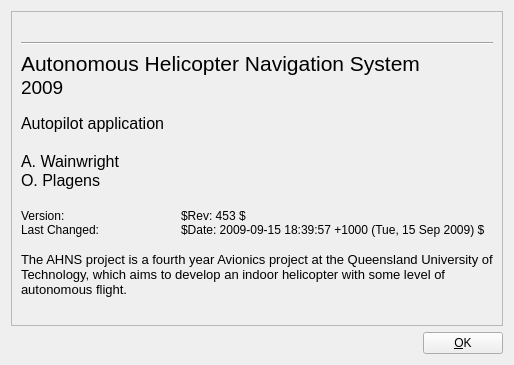
<?xml version="1.0" encoding="UTF-8"?>
<ui version="4.0">
 <class>ahnsAbout</class>
 <widget class="QWidget" name="ahnsAbout">
  <property name="geometry">
   <rect>
    <x>0</x>
    <y>0</y>
    <width>560</width>
    <height>468</height>
   </rect>
  </property>
  <property name="sizePolicy">
   <sizepolicy hsizetype="Fixed" vsizetype="Fixed">
    <horstretch>0</horstretch>
    <verstretch>0</verstretch>
   </sizepolicy>
  </property>
  <property name="windowTitle">
   <string>About</string>
  </property>
  <property name="windowIcon">
   <iconset resource="../resources/autopilot.qrc">
    <normaloff>:/about/AHNS_Logo_small.png</normaloff>:/about/AHNS_Logo_small.png</iconset>
  </property>
  <layout class="QHBoxLayout" name="horizontalLayout_2">
   <property name="sizeConstraint">
    <enum>QLayout::SetFixedSize</enum>
   </property>
   <item>
    <layout class="QVBoxLayout" name="verticalLayout_2">
     <item>
      <widget class="QFrame" name="frame">
       <property name="sizePolicy">
        <sizepolicy hsizetype="Fixed" vsizetype="Fixed">
         <horstretch>0</horstretch>
         <verstretch>0</verstretch>
        </sizepolicy>
       </property>
       <property name="minimumSize">
        <size>
         <width>488</width>
         <height>260</height>
        </size>
       </property>
       <property name="autoFillBackground">
        <bool>true</bool>
       </property>
       <property name="frameShape">
        <enum>QFrame::StyledPanel</enum>
       </property>
       <property name="frameShadow">
        <enum>QFrame::Raised</enum>
       </property>
       <layout class="QVBoxLayout" name="verticalLayout">
        <item>
         <widget class="QLabel" name="label1">
          <property name="text">
           <string>&lt;!DOCTYPE HTML PUBLIC &quot;-//W3C//DTD HTML 4.0//EN&quot; &quot;http://www.w3.org/TR/REC-html40/strict.dtd&quot;&gt;
&lt;html&gt;&lt;head&gt;&lt;meta name=&quot;qrichtext&quot; content=&quot;1&quot; /&gt;&lt;style type=&quot;text/css&quot;&gt;
p, li { white-space: pre-wrap; }
&lt;/style&gt;&lt;/head&gt;&lt;body style=&quot; font-family:'Sans'; font-size:10pt; font-weight:400; font-style:normal;&quot;&gt;
&lt;p style=&quot; margin-top:0px; margin-bottom:0px; margin-left:0px; margin-right:0px; -qt-block-indent:0; text-indent:0px;&quot;&gt;&lt;img src=&quot;:/about/AHNS_Logo.png&quot; /&gt;	&lt;img src=&quot;:/about/QUT_Logo_2Lines_CMYK.jpg&quot; /&gt;&lt;/p&gt;&lt;/body&gt;&lt;/html&gt;</string>
          </property>
          <property name="scaledContents">
           <bool>false</bool>
          </property>
         </widget>
        </item>
        <item>
         <widget class="Line" name="line">
          <property name="orientation">
           <enum>Qt::Horizontal</enum>
          </property>
         </widget>
        </item>
        <item>
         <widget class="QLabel" name="label">
          <property name="text">
           <string>&lt;!DOCTYPE HTML PUBLIC &quot;-//W3C//DTD HTML 4.0//EN&quot; &quot;http://www.w3.org/TR/REC-html40/strict.dtd&quot;&gt;
&lt;html&gt;&lt;head&gt;&lt;meta name=&quot;qrichtext&quot; content=&quot;1&quot; /&gt;&lt;style type=&quot;text/css&quot;&gt;
p, li { white-space: pre-wrap; }
&lt;/style&gt;&lt;/head&gt;&lt;body style=&quot; font-family:'Sans'; font-size:10pt; font-weight:400; font-style:normal;&quot;&gt;
&lt;p style=&quot; margin-top:0px; margin-bottom:0px; margin-left:0px; margin-right:0px; -qt-block-indent:0; text-indent:0px;&quot;&gt;&lt;span style=&quot; font-size:16pt;&quot;&gt;Autonomous Helicopter Navigation System&lt;/span&gt;&lt;/p&gt;
&lt;p style=&quot; margin-top:0px; margin-bottom:0px; margin-left:0px; margin-right:0px; -qt-block-indent:0; text-indent:0px;&quot;&gt;&lt;span style=&quot; font-size:14pt;&quot;&gt;2009&lt;/span&gt;&lt;/p&gt;
&lt;p style=&quot;-qt-paragraph-type:empty; margin-top:0px; margin-bottom:0px; margin-left:0px; margin-right:0px; -qt-block-indent:0; text-indent:0px;&quot;&gt;&lt;/p&gt;
&lt;p style=&quot; margin-top:0px; margin-bottom:0px; margin-left:0px; margin-right:0px; -qt-block-indent:0; text-indent:0px;&quot;&gt;&lt;span style=&quot; font-size:12pt;&quot;&gt;Autopilot application&lt;/span&gt;&lt;/p&gt;
&lt;p style=&quot;-qt-paragraph-type:empty; margin-top:0px; margin-bottom:0px; margin-left:0px; margin-right:0px; -qt-block-indent:0; text-indent:0px; font-size:12pt;&quot;&gt;&lt;/p&gt;
&lt;p style=&quot; margin-top:0px; margin-bottom:0px; margin-left:0px; margin-right:0px; -qt-block-indent:0; text-indent:0px;&quot;&gt;&lt;span style=&quot; font-size:12pt;&quot;&gt;A. Wainwright&lt;/span&gt;&lt;/p&gt;
&lt;p style=&quot; margin-top:0px; margin-bottom:0px; margin-left:0px; margin-right:0px; -qt-block-indent:0; text-indent:0px;&quot;&gt;&lt;span style=&quot; font-size:12pt;&quot;&gt;O. Plagens&lt;/span&gt;&lt;/p&gt;
&lt;p style=&quot;-qt-paragraph-type:empty; margin-top:0px; margin-bottom:0px; margin-left:0px; margin-right:0px; -qt-block-indent:0; text-indent:0px; font-size:12pt;&quot;&gt;&lt;/p&gt;
&lt;p style=&quot; margin-top:0px; margin-bottom:0px; margin-left:0px; margin-right:0px; -qt-block-indent:0; text-indent:0px;&quot;&gt;&lt;span style=&quot; font-size:9pt;&quot;&gt;Version:		$Rev: 453 $&lt;/span&gt;&lt;/p&gt;
&lt;p style=&quot; margin-top:0px; margin-bottom:0px; margin-left:0px; margin-right:0px; -qt-block-indent:0; text-indent:0px;&quot;&gt;&lt;span style=&quot; font-size:9pt;&quot;&gt;Last Changed: 	$Date: 2009-09-15 18:39:57 +1000 (Tue, 15 Sep 2009) $&lt;/span&gt;&lt;/p&gt;
&lt;p style=&quot;-qt-paragraph-type:empty; margin-top:0px; margin-bottom:0px; margin-left:0px; margin-right:0px; -qt-block-indent:0; text-indent:0px;&quot;&gt;&lt;/p&gt;
&lt;p style=&quot; margin-top:0px; margin-bottom:0px; margin-left:0px; margin-right:0px; -qt-block-indent:0; text-indent:0px;&quot;&gt;The AHNS project is a fourth year Avionics project at the Queensland University of Technology, which aims to develop an indoor helicopter with some level of autonomous flight.&lt;/p&gt;
&lt;p style=&quot;-qt-paragraph-type:empty; margin-top:0px; margin-bottom:0px; margin-left:0px; margin-right:0px; -qt-block-indent:0; text-indent:0px; font-size:12pt;&quot;&gt;&lt;/p&gt;&lt;/body&gt;&lt;/html&gt;</string>
          </property>
          <property name="wordWrap">
           <bool>true</bool>
          </property>
         </widget>
        </item>
       </layout>
      </widget>
     </item>
     <item>
      <layout class="QHBoxLayout" name="horizontalLayout">
       <property name="sizeConstraint">
        <enum>QLayout::SetMaximumSize</enum>
       </property>
       <item>
        <spacer name="horizontalSpacer">
         <property name="orientation">
          <enum>Qt::Horizontal</enum>
         </property>
         <property name="sizeHint" stdset="0">
          <size>
           <width>40</width>
           <height>20</height>
          </size>
         </property>
        </spacer>
       </item>
       <item>
        <widget class="QPushButton" name="pushButton">
         <property name="text">
          <string>&amp;OK</string>
         </property>
        </widget>
       </item>
      </layout>
     </item>
    </layout>
   </item>
  </layout>
 </widget>
 <resources>
  <include location="../resources/autopilot.qrc"/>
 </resources>
 <connections>
  <connection>
   <sender>pushButton</sender>
   <signal>clicked()</signal>
   <receiver>ahnsAbout</receiver>
   <slot>close()</slot>
   <hints>
    <hint type="sourcelabel">
     <x>454</x>
     <y>393</y>
    </hint>
    <hint type="destinationlabel">
     <x>253</x>
     <y>209</y>
    </hint>
   </hints>
  </connection>
 </connections>
</ui>
